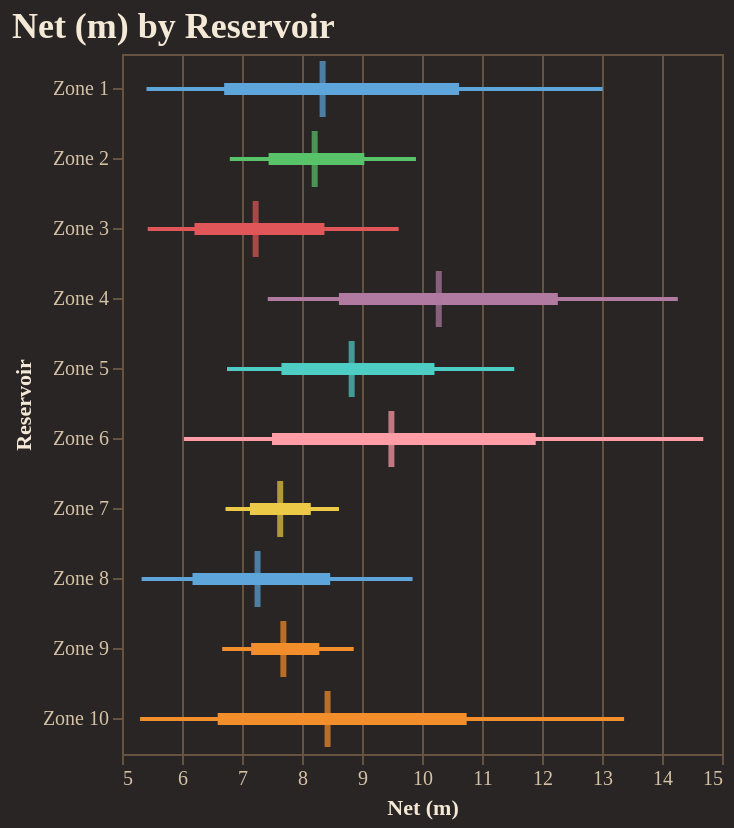

Source (notebook cell):
### Code cell
fig = reporter.plotter.forest_plot(
    "Net (m)", 
    backend=PLOTTING_BACKEND
)
fig.show()

### Figure 1 — Vega-Lite specification as saved in the notebook (floating-point values rounded to 4 significant figures)
{"config": {"background": "#292524", "view": {"fill": "#292524", "stroke": "#665340"}, "title": {"color": "#f4e9d7", "font": "Merriweather", "fontSize": 18, "fontWeight": 600, "subtitleColor": "#d5c2a6", "anchor": "start"}, "axis": {"domainColor": "#665340", "gridColor": "#665340", "tickColor": "#665340", "labelColor": "#d5c2a6", "titleColor": "#f4e9d7", "labelFont": "Merriweather", "titleFont": "Merriweather"}, "legend": {"titleColor": "#f4e9d7", "labelColor": "#d5c2a6", "labelFont": "Merriweather", "titleFont": "Merriweather", "orient": "top-right", "symbolType": "circle"}, "header": {"labelColor": "#d5c2a6", "titleColor": "#f4e9d7", "labelFont": "Merriweather", "titleFont": "Merriweather"}, "mark": {"color": "#c78d3b"}, "line": {"color": "#c78d3b"}, "bar": {"color": "#c78d3b"}, "point": {"color": "#ddb06d"}, "area": {"color": "#c78d3b", "opacity": 0.35}, "text": {"color": "#f4e9d7", "font": "Merriweather"}, "range": {"category": ["#5DA5DA", "#F28E2B", "#59C36A", "#E15759", "#B07AA1", "#4ECDC4", "#FF9DA7", "#EDC948"]}}, "layer": [{"mark": {"type": "rule", "strokeWidth": 2}, "encoding": {"color": {"field": "group", "legend": null, "type": "nominal"}, "x": {"field": "p10", "scale": {"zero": false}, "title": "Net (m)", "type": "quantitative"}, "x2": {"field": "p90"}, "y": {"field": "group", "sort": ["Zone 1", "Zone 2", "Zone 3", "Zone 4", "Zone 5", "Zone 6", "Zone 7", "Zone 8", "Zone 9", "Zone 10"], "title": "Reservoir", "type": "nominal"}}}, {"mark": {"type": "rule", "strokeWidth": 6}, "encoding": {"color": {"field": "group", "legend": null, "type": "nominal"}, "x": {"field": "p25", "scale": {"zero": false}, "title": "Net (m)", "type": "quantitative"}, "x2": {"field": "p75"}, "y": {"field": "group", "sort": ["Zone 1", "Zone 2", "Zone 3", "Zone 4", "Zone 5", "Zone 6", "Zone 7", "Zone 8", "Zone 9", "Zone 10"], "title": "Reservoir", "type": "nominal"}}}, {"mark": {"type": "tick", "color": "black", "size": 28, "thickness": 3}, "encoding": {"color": {"field": "group", "legend": null, "type": "nominal"}, "tooltip": [{"field": "group", "title": "Group", "type": "nominal"}, {"field": "p10", "title": "P10", "type": "quantitative"}, {"field": "p25", "title": "P25", "type": "quantitative"}, {"field": "median", "title": "Median", "type": "quantitative"}, {"field": "p75", "title": "P75", "type": "quantitative"}, {"field": "p90", "title": "P90", "type": "quantitative"}], "x": {"field": "median", "scale": {"zero": false}, "title": "Net (m)", "type": "quantitative"}, "y": {"field": "group", "sort": ["Zone 1", "Zone 2", "Zone 3", "Zone 4", "Zone 5", "Zone 6", "Zone 7", "Zone 8", "Zone 9", "Zone 10"], "title": "Reservoir", "type": "nominal"}}}], "data": {"name": "data-0b816253437b650cb3055e32e82a9c81"}, "height": 350, "title": "Net (m) by Reservoir", "width": "container", "$schema": "https://vega.github.io/schema/vega-lite/v5.20.1.json", "datasets": {"data-0b816253437b650cb3055e32e82a9c81": [{"group": "Zone 1", "p10": 5.408, "p25": 6.702, "median": 8.344, "p75": 10.62, "p90": 13.01}, {"group": "Zone 2", "p10": 6.797, "p25": 7.444, "median": 8.211, "p75": 9.039, "p90": 9.899}, {"group": "Zone 3", "p10": 5.429, "p25": 6.208, "median": 7.227, "p75": 8.374, "p90": 9.611}, {"group": "Zone 4", "p10": 7.429, "p25": 8.615, "median": 10.28, "p75": 12.26, "p90": 14.26}, {"group": "Zone 5", "p10": 6.75, "p25": 7.658, "median": 8.828, "p75": 10.21, "p90": 11.54}, {"group": "Zone 6", "p10": 6.033, "p25": 7.5, "median": 9.49, "p75": 11.89, "p90": 14.69}, {"group": "Zone 7", "p10": 6.725, "p25": 7.132, "median": 7.637, "p75": 8.146, "p90": 8.616}, {"group": "Zone 8", "p10": 5.327, "p25": 6.175, "median": 7.259, "p75": 8.47, "p90": 9.843}, {"group": "Zone 9", "p10": 6.67, "p25": 7.152, "median": 7.689, "p75": 8.289, "p90": 8.862}, {"group": "Zone 10", "p10": 5.301, "p25": 6.595, "median": 8.426, "p75": 10.74, "p90": 13.37}]}}
